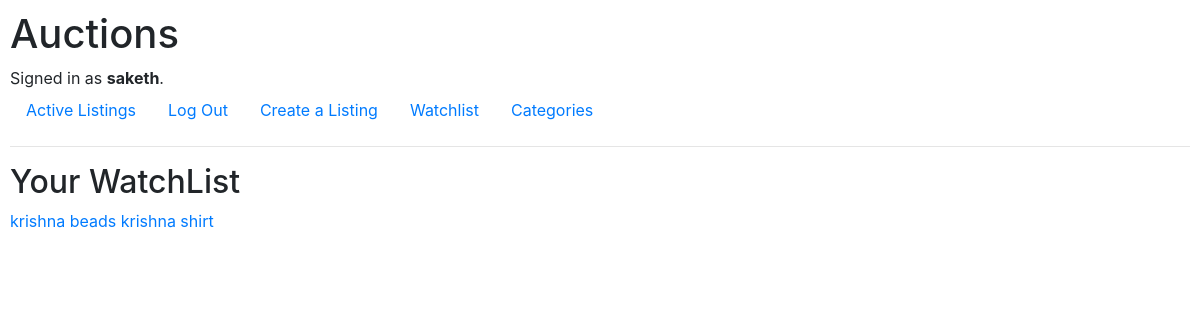
Screenshot of /watchlist (signed in) with the database file from the repository.
### auctions/models.py (models this page shows, shortened)
class User(AbstractUser):
    pass

class WatchListItem(models.Model):
    user = models.ForeignKey(User, on_delete=models.CASCADE)
    listed = models.BooleanField()
    listingid = models.ForeignKey(Listing, on_delete=models.CASCADE)

class Listing(models.Model):
    startingprice = models.IntegerField()
    title = models.CharField(max_length=50)
    poster = models.ForeignKey(User, on_delete=models.CASCADE)
    imgurl = models.CharField(max_length=500, blank = True, null=True)
    id = models.UUIDField(primary_key=True, default=uuid.uuid4, editable=False)
    description = models.CharField(max_length=50000)
    category = models.ForeignKey(Category, on_delete = models.SET_NULL,related_name="itemsincategory", blank=True, null=True)
    open = models.BooleanField(default=True)
    bid = models.ForeignKey('Bid', on_delete=models.SET_NULL, related_name="listbiddings", blank=True, null=True)

### auctions/views.py (the view)
# urls.py: path("watchlist", views.watchlist, name="watchlist"),
def watchlist(request):
    if request.user.is_authenticated==False:
        HttpResponse("login bruv")
    watchlist=WatchListItem.objects.filter(listed=True, user=request.user)
    return render(request, "auctions/watchlist.html", {
        "watchlist": watchlist
    })

### auctions/templates/auctions/watchlist.html
{% extends "auctions/layout.html" %}
{% block body %}
    <h2>Your WatchList</h2>
    {%for obj in watchlist%}
        <a href={% url 'listing' obj.listingid.id%}>{{obj.listingid.title}}</a>
    {%empty%}
        No listings rn
    {%endfor%}
{% endblock %}

### auctions/templates/auctions/layout.html (shortened to what this page needs)
{% load static %}
<!DOCTYPE html>
<html lang="en">
    <head>
        <link rel="stylesheet" href="https://stackpath.bootstrapcdn.com/bootstrap/4.4.1/css/bootstrap.min.css">
        <link href="{% static 'auctions/styles.css' %}" rel="stylesheet">
    </head>
    <body>
        <h1>Auctions</h1>
        <div>
            {% if user.is_authenticated %}
                Signed in as <strong>{{ user.username }}</strong>.
            {% else %}
                Not signed in.
            {% endif %}
        </div>
        <ul class="nav">
            <li class="nav-item">
                <a class="nav-link" href="{% url 'index' %}">Active Listings</a>
            </li>
            {% if user.is_authenticated %}
                <li class="nav-item">
                    <a class="nav-link" href="{% url 'logout' %}">Log Out</a>
                </li>
            {% endif %}
        <li class="nav-item">
                <a class="nav-link" href="{% url 'createlisting' %}">Create a Listing</a>
            </li>
        <li class="nav-item">
                <a class="nav-link" href="{% url 'watchlist' %}">Watchlist</a>
            </li>
        <li class="nav-item">
                <a class="nav-link" href="{% url 'categories' %}">Categories</a>
            </li>
        </ul>
        <hr>
        {% block body %}
        {% endblock %}
    </body>
</html>

### auctions/static/auctions/styles.css (style rules this page uses)
body { padding: 10px; }

### rows the page displays
User: username "saketh"
WatchListItem: listingid "krishna beads"
WatchListItem: listingid "krishna shirt"
